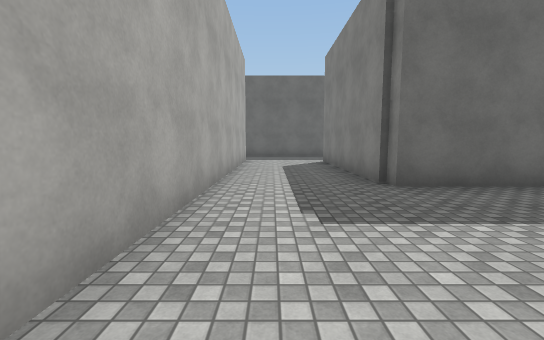
View 1 (above)

24 first-person views from a walk through a Unity game level. The camera is 1.4 m above the floor, tilts 6° down and sees 90° across. The floor is counted in squares, 2 m on a side. Each view is taken from the middle of a square. On the plan, view 1 faces up. The plan holds only what a view shows up to about 9 squares ahead; the rest is blank. The place goes on beyond the plan. The player character is not drawn. Surface patterns are stand-ins for the level's own textures.

View 2
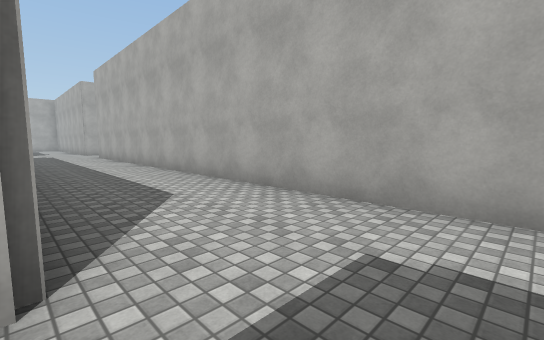

View 3
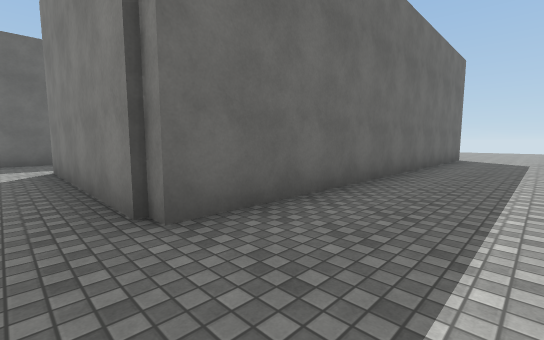

View 4
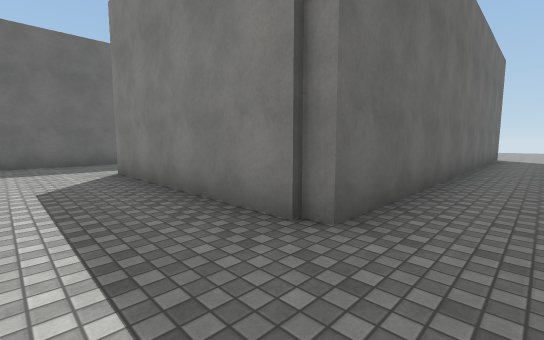

View 5
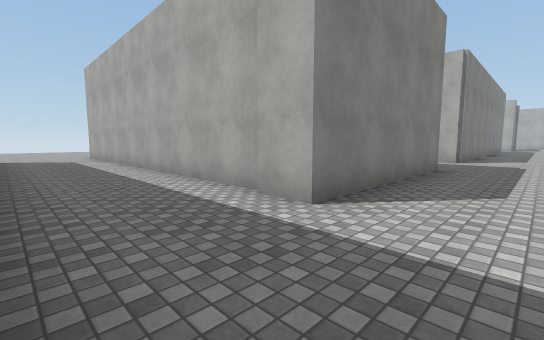

View 6
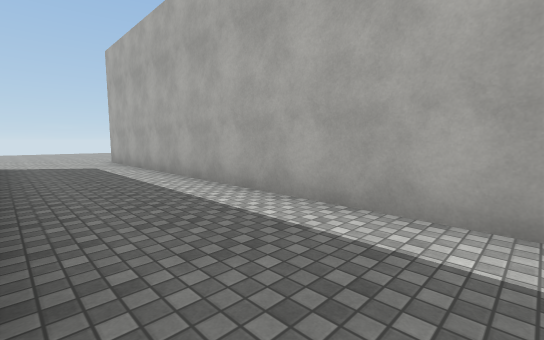

View 7
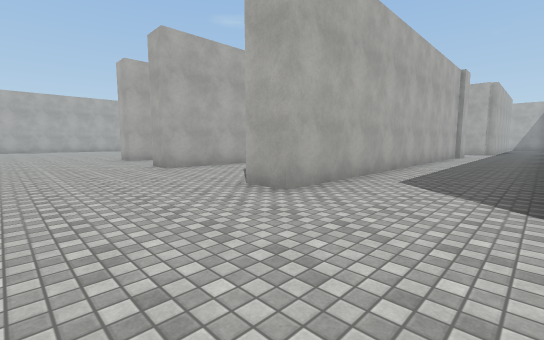

View 8
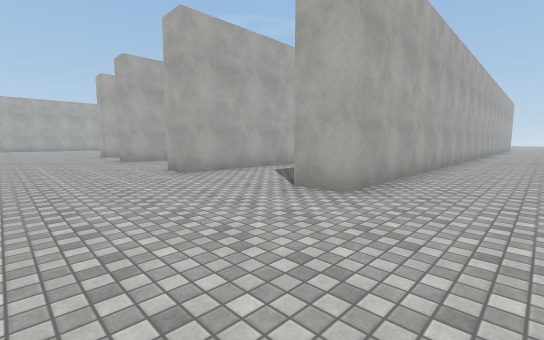

View 9
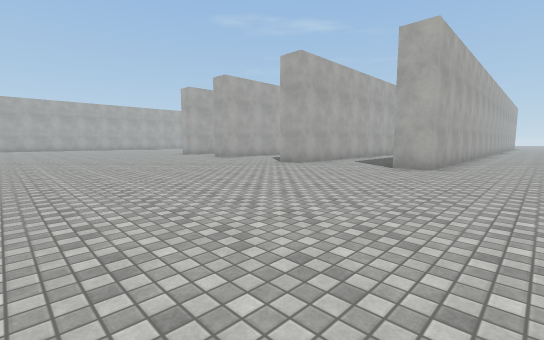

View 10
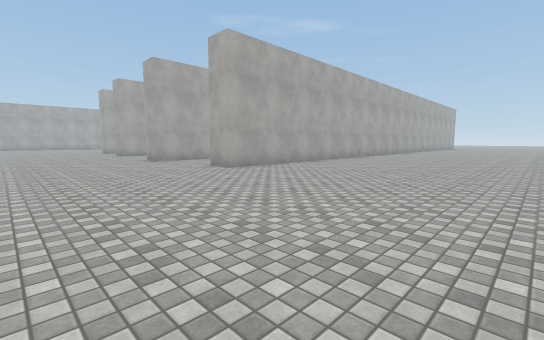

View 11
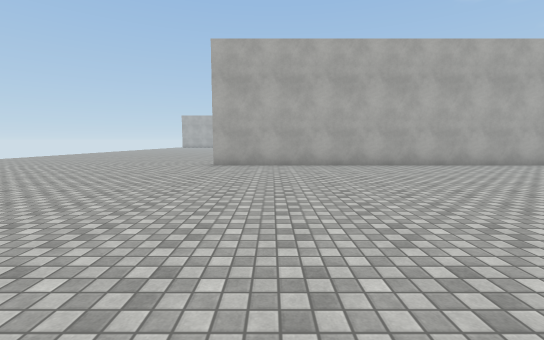

View 12
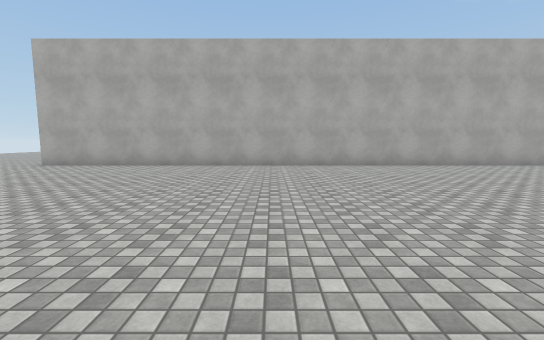

View 13
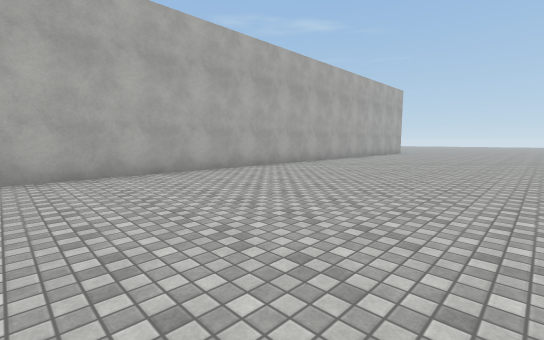

View 14
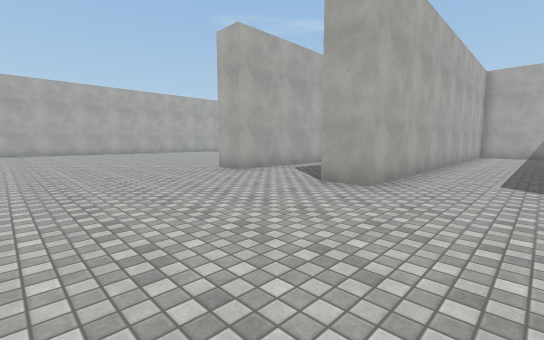

View 15
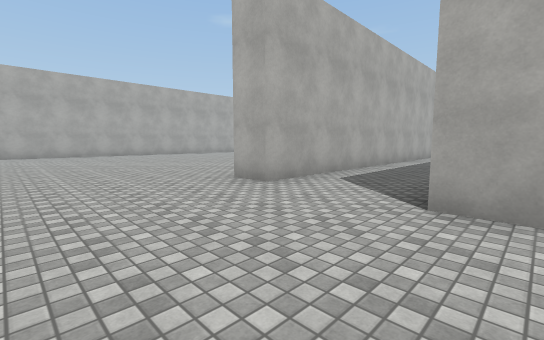

View 16
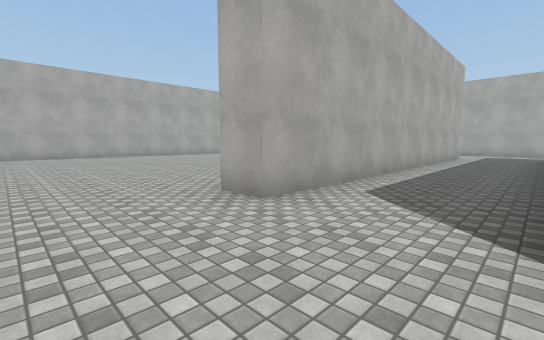

View 17
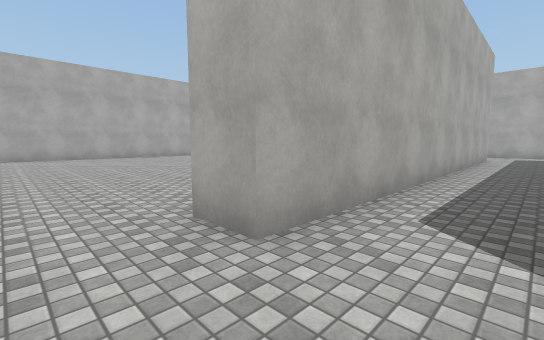

View 18
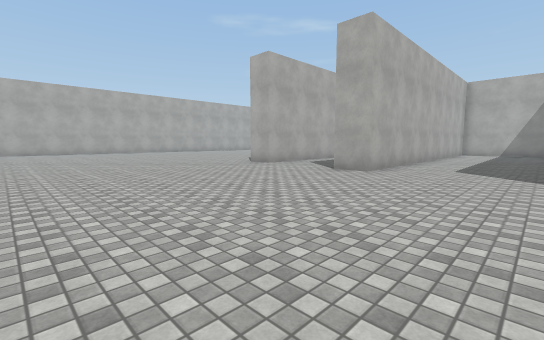

View 19
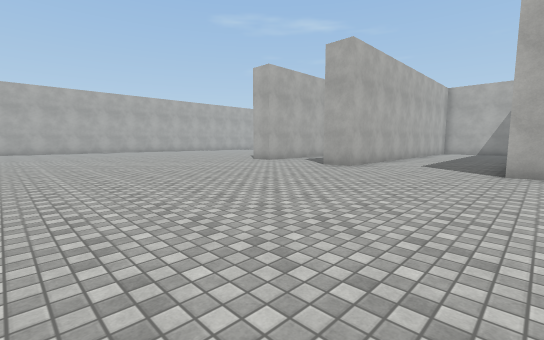

View 20
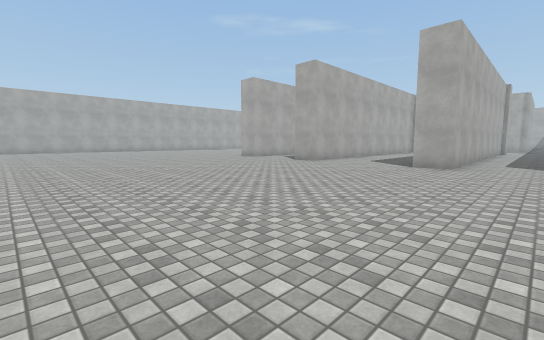

View 21
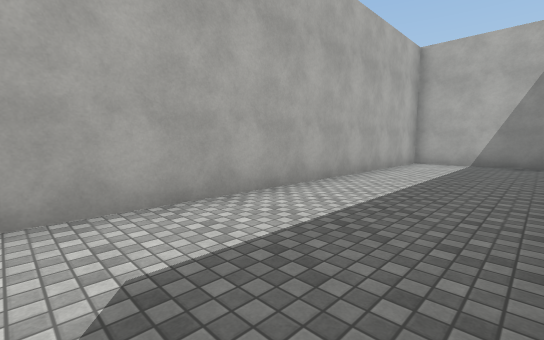

View 22
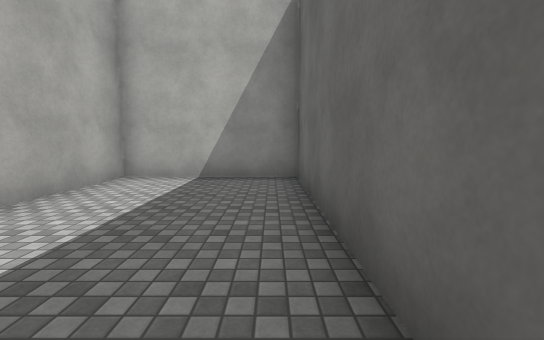

View 23
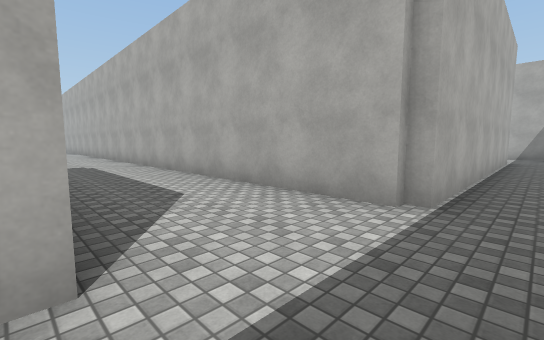

View 24
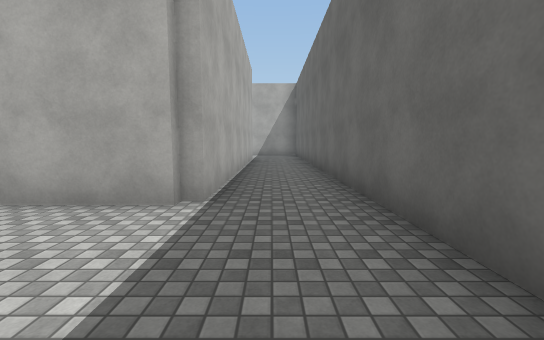

### Floor plan
Points are (right, up) in squares from view 1. A wall is a line through its corners. A room is listed if a view was taken in it or the views show most of it. See-through windows are left out.
Room 1 (view 1)
walls: (-1, 2.5) (-1, -6.9)
ways out: opening at (0.5, 1.5) to room 2
Room 2 (views 2, 3, 4, 5, 6, 7, 8, 9, 10, 11, 12, 13, 14, 15, 16, 17, 18, 19, 20, 21, 22, 23, 24)
walls: (11.6, 4.2) (1.8, 4.2) (1.8, 9.6) (2.8, 9.6); (7.6, 8.5) (2.7, 8.5) (2.7, 5.1) (13, 5.1) (13, 4.1); (2.9, 9.4) (13, 9.4) (13, 8.5); (2.6, 12.2) (-3.5, 12.2); (1.9, 1.6) (12.7, 1.6) (12.7, 0.6); (-3.5, 10.2) (-1, 10.2) (-1, 2.5); (-3, 13.1) (12.7, 13.1) (12.7, 12.1)
ways out: opening at (0.5, 1.5) to room 1

Where each view was taken, in squares from view 1:
view 1: 0 up, 0 right, facing up
view 2: 3 up, 2 right, facing down-left
view 3: 2 up, 1 right, facing up-right
view 4: 3 up, 0 right, facing up-right
view 5: 12 up, 0 right, facing down-right
view 6: 12 up, 3 right, facing down-right
view 7: 12 up, 16 right, facing down-left
view 8: 15 up, 16 right, facing down-left
view 9: 15 up, 20 right, facing down-left
view 10: 19 up, 17 right, facing down-left
view 11: 21 up, 11 right, facing down
view 12: 21 up, 6 right, facing down
view 13: 19 up, 4 right, facing down-left
view 14: 7 up, 17 right, facing down-left
view 15: 5 up, 16 right, facing down-left
view 16: 4 up, 15 right, facing down-left
view 17: 3 up, 14 right, facing down-left
view 18: 8 up, 19 right, facing down-left
view 19: 9 up, 20 right, facing down-left
view 20: 11 up, 21 right, facing down-left
view 21: 8 up, 12 right, facing down-left
view 22: 8 up, 8 right, facing left
view 23: 11 up, 2 right, facing down-left
view 24: 11 up, 2 right, facing left
